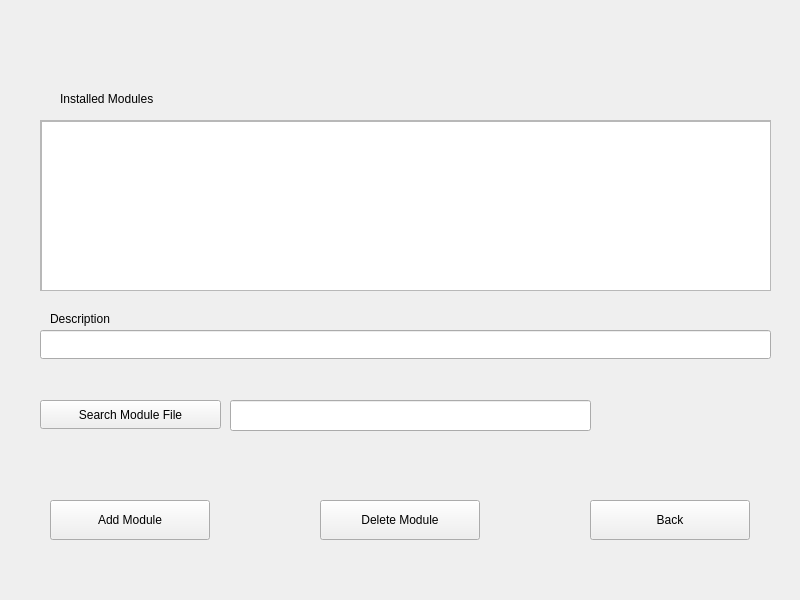
<?xml version="1.0" encoding="UTF-8"?>
<ui version="4.0">
 <class>ModuleManager</class>
 <widget class="QWidget" name="ModuleManager">
  <property name="geometry">
   <rect>
    <x>0</x>
    <y>0</y>
    <width>800</width>
    <height>600</height>
   </rect>
  </property>
  <property name="windowTitle">
   <string>Ramas Home</string>
  </property>
  <widget class="QPushButton" name="pushButton">
   <property name="geometry">
    <rect>
     <x>50</x>
     <y>500</y>
     <width>160</width>
     <height>40</height>
    </rect>
   </property>
   <property name="text">
    <string>Add Module</string>
   </property>
  </widget>
  <widget class="QPushButton" name="pushButton_3">
   <property name="geometry">
    <rect>
     <x>320</x>
     <y>500</y>
     <width>160</width>
     <height>40</height>
    </rect>
   </property>
   <property name="text">
    <string>Delete Module</string>
   </property>
  </widget>
  <widget class="QPushButton" name="pushButton_4">
   <property name="geometry">
    <rect>
     <x>590</x>
     <y>500</y>
     <width>160</width>
     <height>40</height>
    </rect>
   </property>
   <property name="text">
    <string>Back</string>
   </property>
  </widget>
  <widget class="QLineEdit" name="lineEdit_2">
   <property name="geometry">
    <rect>
     <x>40</x>
     <y>330</y>
     <width>731</width>
     <height>29</height>
    </rect>
   </property>
  </widget>
  <widget class="QLabel" name="label_3">
   <property name="geometry">
    <rect>
     <x>50</x>
     <y>310</y>
     <width>131</width>
     <height>17</height>
    </rect>
   </property>
   <property name="text">
    <string>Description</string>
   </property>
  </widget>
  <widget class="QLabel" name="label_5">
   <property name="geometry">
    <rect>
     <x>60</x>
     <y>90</y>
     <width>121</width>
     <height>17</height>
    </rect>
   </property>
   <property name="text">
    <string>Installed Modules</string>
   </property>
  </widget>
  <widget class="QScrollArea" name="scrollArea_2">
   <property name="geometry">
    <rect>
     <x>40</x>
     <y>120</y>
     <width>731</width>
     <height>171</height>
    </rect>
   </property>
   <property name="widgetResizable">
    <bool>true</bool>
   </property>
   <widget class="QWidget" name="scrollAreaWidgetContents_2">
    <property name="geometry">
     <rect>
      <x>0</x>
      <y>0</y>
      <width>729</width>
      <height>169</height>
     </rect>
    </property>
    <widget class="QListView" name="listView_2">
     <property name="geometry">
      <rect>
       <x>0</x>
       <y>0</y>
       <width>731</width>
       <height>171</height>
      </rect>
     </property>
    </widget>
   </widget>
  </widget>
  <widget class="QLineEdit" name="lineEdit_3">
   <property name="geometry">
    <rect>
     <x>230</x>
     <y>400</y>
     <width>361</width>
     <height>31</height>
    </rect>
   </property>
   <property name="text">
    <string/>
   </property>
  </widget>
  <widget class="QPushButton" name="pushButton_5">
   <property name="geometry">
    <rect>
     <x>40</x>
     <y>400</y>
     <width>181</width>
     <height>29</height>
    </rect>
   </property>
   <property name="text">
    <string>Search Module File</string>
   </property>
  </widget>
 </widget>
 <resources/>
 <connections/>
</ui>
